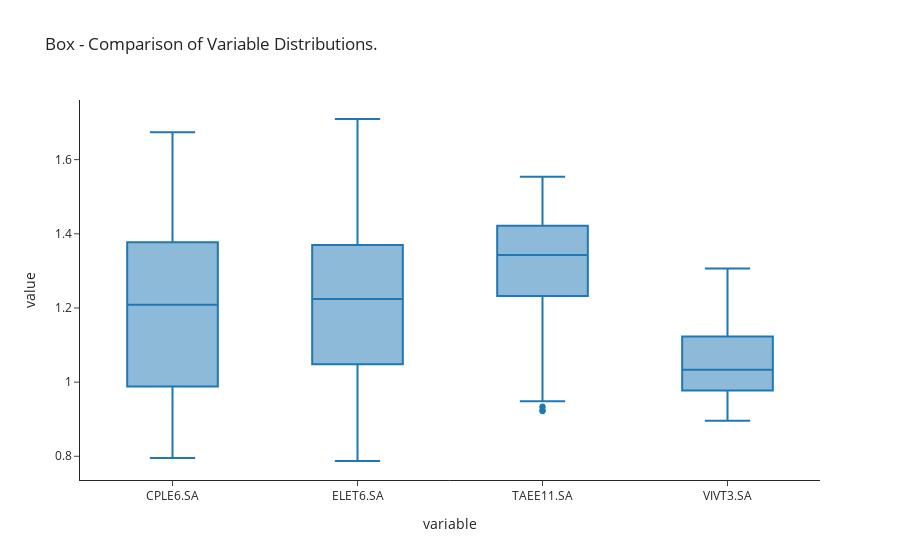
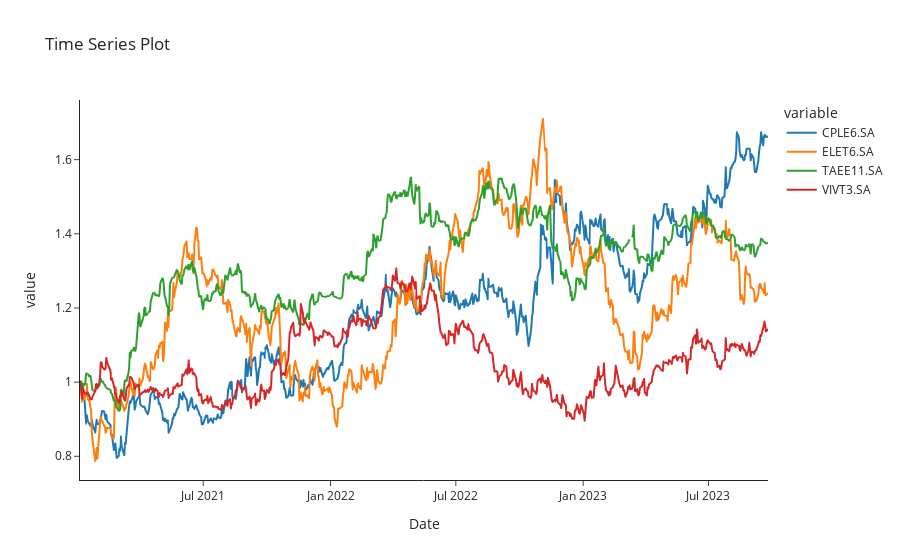
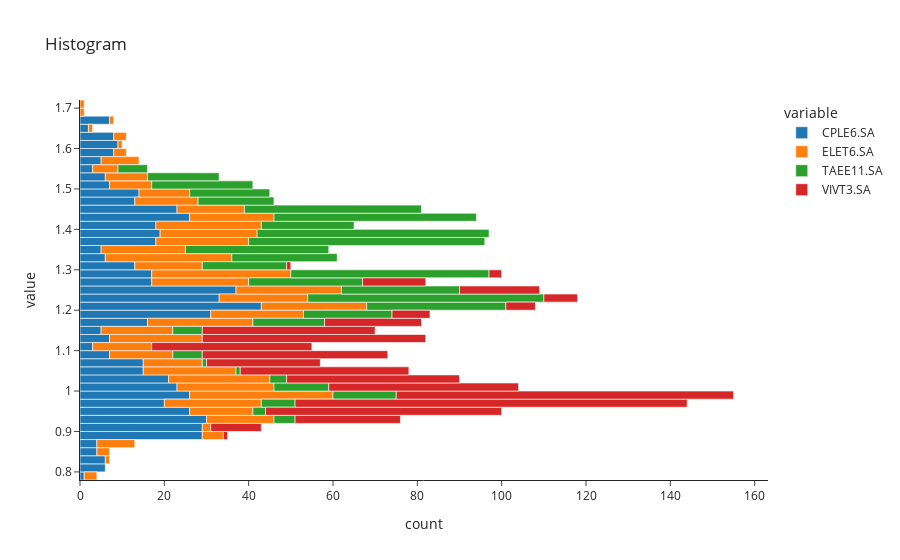
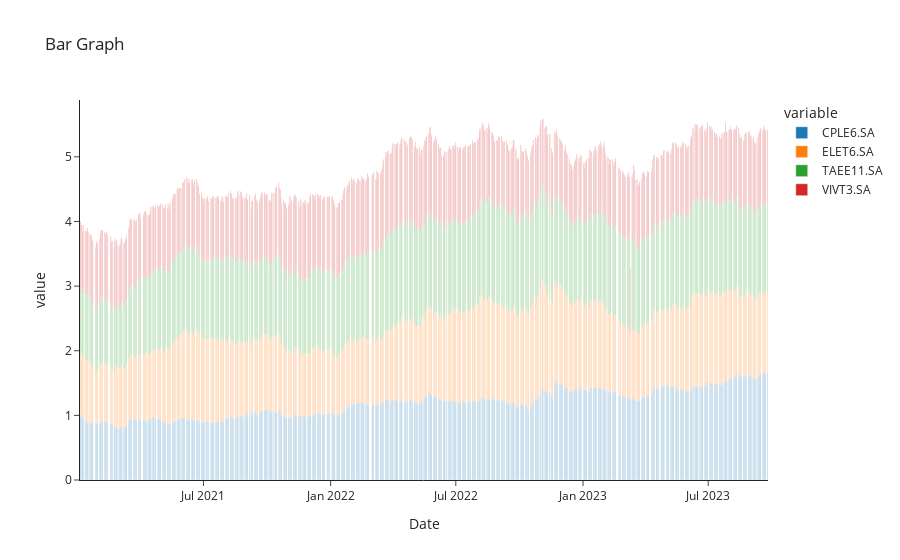

Notebook code for these charts, in order:
### Markdown cell above
### Introducing the graphs now normalized

### Code cell
get_graphics(df_companies_adjclose_norm)

### Figure 1 — Plotly figure (JSON) as saved in the notebook; plotly's stock layout.template omitted (floating-point values rounded to 4 significant figures; data arrays with more than 128 entries replaced by an {"elided": "..."} marker saying what was removed)
{"data": [{"alignmentgroup": "True", "hovertemplate": "variable=%{x}<br>value=%{y}<extra></extra>", "legendgroup": "", "marker": {"color": "#1F77B4"}, "name": "", "notched": false, "offsetgroup": "", "orientation": "v", "showlegend": false, "type": "box", "x": {"elided": "2724 str values"}, "x0": " ", "xaxis": "x", "y": {"elided": "2724 float values"}, "y0": " ", "yaxis": "y"}], "layout": {"boxmode": "group", "legend": {"tracegroupgap": 0}, "title": {"text": "Box - Comparison of Variable Distributions."}, "xaxis": {"anchor": "y", "domain": [0, 1], "title": {"text": "variable"}}, "yaxis": {"anchor": "x", "domain": [0, 1], "title": {"text": "value"}}}}

### Figure 2 — Plotly figure (JSON) as saved in the notebook; plotly's stock layout.template omitted (floating-point values rounded to 4 significant figures; data arrays with more than 128 entries replaced by an {"elided": "..."} marker saying what was removed)
{"data": [{"hovertemplate": "variable=CPLE6.SA<br>Date=%{x}<br>value=%{y}<extra></extra>", "legendgroup": "CPLE6.SA", "line": {"color": "#1F77B4", "dash": "solid"}, "marker": {"symbol": "circle"}, "mode": "lines", "name": "CPLE6.SA", "showlegend": true, "type": "scattergl", "x": {"elided": "681 str values"}, "xaxis": "x", "y": {"elided": "681 float values"}, "yaxis": "y"}, {"hovertemplate": "variable=ELET6.SA<br>Date=%{x}<br>value=%{y}<extra></extra>", "legendgroup": "ELET6.SA", "line": {"color": "#FF7F0E", "dash": "solid"}, "marker": {"symbol": "circle"}, "mode": "lines", "name": "ELET6.SA", "showlegend": true, "type": "scattergl", "x": {"elided": "681 str values"}, "xaxis": "x", "y": {"elided": "681 float values"}, "yaxis": "y"}, {"hovertemplate": "variable=TAEE11.SA<br>Date=%{x}<br>value=%{y}<extra></extra>", "legendgroup": "TAEE11.SA", "line": {"color": "#2CA02C", "dash": "solid"}, "marker": {"symbol": "circle"}, "mode": "lines", "name": "TAEE11.SA", "showlegend": true, "type": "scattergl", "x": {"elided": "681 str values"}, "xaxis": "x", "y": {"elided": "681 float values"}, "yaxis": "y"}, {"hovertemplate": "variable=VIVT3.SA<br>Date=%{x}<br>value=%{y}<extra></extra>", "legendgroup": "VIVT3.SA", "line": {"color": "#D62728", "dash": "solid"}, "marker": {"symbol": "circle"}, "mode": "lines", "name": "VIVT3.SA", "showlegend": true, "type": "scattergl", "x": {"elided": "681 str values"}, "xaxis": "x", "y": {"elided": "681 float values"}, "yaxis": "y"}], "layout": {"legend": {"title": {"text": "variable"}, "tracegroupgap": 0}, "title": {"text": "Time Series Plot"}, "xaxis": {"anchor": "y", "domain": [0, 1], "title": {"text": "Date"}}, "yaxis": {"anchor": "x", "domain": [0, 1], "title": {"text": "value"}}}}

### Figure 3 — Plotly figure (JSON) as saved in the notebook; plotly's stock layout.template omitted (floating-point values rounded to 4 significant figures; data arrays with more than 128 entries replaced by an {"elided": "..."} marker saying what was removed)
{"data": [{"alignmentgroup": "True", "bingroup": "y", "hovertemplate": "variable=CPLE6.SA<br>count=%{x}<br>value=%{y}<extra></extra>", "legendgroup": "CPLE6.SA", "marker": {"color": "#1F77B4", "pattern": {"shape": ""}}, "name": "CPLE6.SA", "offsetgroup": "CPLE6.SA", "orientation": "h", "showlegend": true, "type": "histogram", "xaxis": "x", "y": {"elided": "681 float values"}, "yaxis": "y"}, {"alignmentgroup": "True", "bingroup": "y", "hovertemplate": "variable=ELET6.SA<br>count=%{x}<br>value=%{y}<extra></extra>", "legendgroup": "ELET6.SA", "marker": {"color": "#FF7F0E", "pattern": {"shape": ""}}, "name": "ELET6.SA", "offsetgroup": "ELET6.SA", "orientation": "h", "showlegend": true, "type": "histogram", "xaxis": "x", "y": {"elided": "681 float values"}, "yaxis": "y"}, {"alignmentgroup": "True", "bingroup": "y", "hovertemplate": "variable=TAEE11.SA<br>count=%{x}<br>value=%{y}<extra></extra>", "legendgroup": "TAEE11.SA", "marker": {"color": "#2CA02C", "pattern": {"shape": ""}}, "name": "TAEE11.SA", "offsetgroup": "TAEE11.SA", "orientation": "h", "showlegend": true, "type": "histogram", "xaxis": "x", "y": {"elided": "681 float values"}, "yaxis": "y"}, {"alignmentgroup": "True", "bingroup": "y", "hovertemplate": "variable=VIVT3.SA<br>count=%{x}<br>value=%{y}<extra></extra>", "legendgroup": "VIVT3.SA", "marker": {"color": "#D62728", "pattern": {"shape": ""}}, "name": "VIVT3.SA", "offsetgroup": "VIVT3.SA", "orientation": "h", "showlegend": true, "type": "histogram", "xaxis": "x", "y": {"elided": "681 float values"}, "yaxis": "y"}], "layout": {"barmode": "relative", "legend": {"title": {"text": "variable"}, "tracegroupgap": 0}, "title": {"text": "Histogram"}, "xaxis": {"anchor": "y", "domain": [0, 1], "title": {"text": "count"}}, "yaxis": {"anchor": "x", "domain": [0, 1], "title": {"text": "value"}}}}

### Figure 4 — Plotly figure (JSON) as saved in the notebook; plotly's stock layout.template omitted (floating-point values rounded to 4 significant figures; data arrays with more than 128 entries replaced by an {"elided": "..."} marker saying what was removed)
{"data": [{"alignmentgroup": "True", "hovertemplate": "variable=CPLE6.SA<br>Date=%{x}<br>value=%{y}<extra></extra>", "legendgroup": "CPLE6.SA", "marker": {"color": "#1F77B4", "pattern": {"shape": ""}}, "name": "CPLE6.SA", "offsetgroup": "CPLE6.SA", "orientation": "v", "showlegend": true, "textposition": "auto", "type": "bar", "x": {"elided": "681 str values"}, "xaxis": "x", "y": {"elided": "681 float values"}, "yaxis": "y"}, {"alignmentgroup": "True", "hovertemplate": "variable=ELET6.SA<br>Date=%{x}<br>value=%{y}<extra></extra>", "legendgroup": "ELET6.SA", "marker": {"color": "#FF7F0E", "pattern": {"shape": ""}}, "name": "ELET6.SA", "offsetgroup": "ELET6.SA", "orientation": "v", "showlegend": true, "textposition": "auto", "type": "bar", "x": {"elided": "681 str values"}, "xaxis": "x", "y": {"elided": "681 float values"}, "yaxis": "y"}, {"alignmentgroup": "True", "hovertemplate": "variable=TAEE11.SA<br>Date=%{x}<br>value=%{y}<extra></extra>", "legendgroup": "TAEE11.SA", "marker": {"color": "#2CA02C", "pattern": {"shape": ""}}, "name": "TAEE11.SA", "offsetgroup": "TAEE11.SA", "orientation": "v", "showlegend": true, "textposition": "auto", "type": "bar", "x": {"elided": "681 str values"}, "xaxis": "x", "y": {"elided": "681 float values"}, "yaxis": "y"}, {"alignmentgroup": "True", "hovertemplate": "variable=VIVT3.SA<br>Date=%{x}<br>value=%{y}<extra></extra>", "legendgroup": "VIVT3.SA", "marker": {"color": "#D62728", "pattern": {"shape": ""}}, "name": "VIVT3.SA", "offsetgroup": "VIVT3.SA", "orientation": "v", "showlegend": true, "textposition": "auto", "type": "bar", "x": {"elided": "681 str values"}, "xaxis": "x", "y": {"elided": "681 float values"}, "yaxis": "y"}], "layout": {"barmode": "relative", "legend": {"title": {"text": "variable"}, "tracegroupgap": 0}, "title": {"text": "Bar Graph"}, "xaxis": {"anchor": "y", "domain": [0, 1], "title": {"text": "Date"}}, "yaxis": {"anchor": "x", "domain": [0, 1], "title": {"text": "value"}}}}
